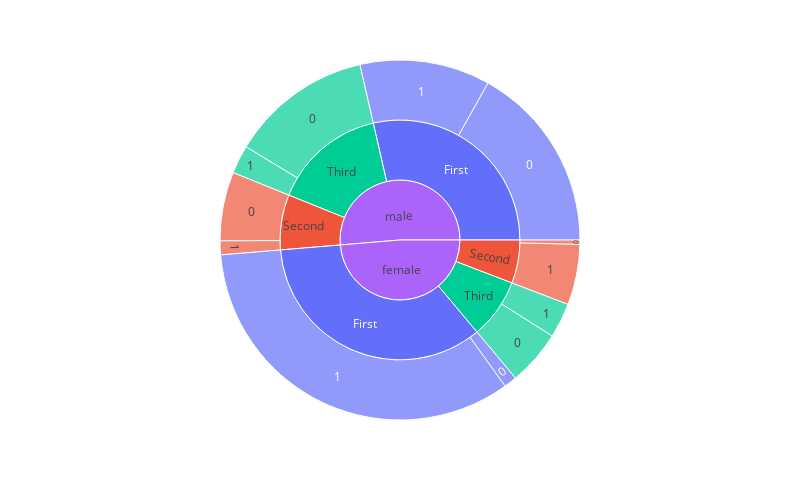

The notebook cell saved with this chart:
### Markdown cell above
# Sunburst Chart

### Code cell
fig = px.sunburst(titanic,path=['sex','class','survived'],values='fare' ,width =800,height=500,color= 'class',
                  color_continuous_scale='RdBu')
fig.show()

### Figure 1 — Plotly figure (JSON) as saved in the notebook; plotly's stock layout.template omitted (floating-point values rounded to 4 significant figures)
{"data": [{"branchvalues": "total", "customdata": [["First"], ["Second"], ["First"], ["Third"], ["Second"], ["Third"], ["Second"], ["Third"], ["Second"], ["First"], ["First"], ["First"], ["(?)"], ["Second"], ["First"], ["Third"], ["Third"], ["Second"], ["Third"], ["(?)"]], "domain": {"x": [0, 1], "y": [0, 1]}, "hovertemplate": "labels=%{label}<br>fare=%{value}<br>parent=%{parent}<br>id=%{id}<br>class=%{customdata[0]}<extra></extra>", "ids": ["male/First/0", "male/Second/0", "female/First/1", "male/Third/1", "male/Second/1", "male/Third", "male/Second", "female/Third", "female/Second", "male/First", "female/First", "female/First/0", "female", "female/Second/1", "male/First/1", "male/Third/0", "female/Third/0", "female/Second/0", "female/Third/1", "male"], "labels": ["0", "0", "1", "1", "1", "Third", "Second", "Third", "Second", "First", "First", "0", "female", "1", "1", "0", "0", "0", "1", "male"], "marker": {"colors": ["#636efa", "#EF553B", "#636efa", "#00cc96", "#EF553B", "#00cc96", "#EF553B", "#00cc96", "#EF553B", "#636efa", "#636efa", "#636efa", "#ab63fa", "#EF553B", "#636efa", "#00cc96", "#00cc96", "#EF553B", "#00cc96", "#ab63fa"]}, "name": "", "parents": ["male/First", "male/Second", "female/First", "male/Third", "male/Second", "male", "male", "female", "female", "male", "female", "female/First", "", "female/Second", "male/First", "male/Third", "female/Third", "female/Second", "female/Third", ""], "type": "sunburst", "values": [4843.0, 1773.0, 9644.0, 732.2, 358.6, 4394.0, 2132.0, 2321.0, 1670.0, 8202.0, 9976.0, 331.8, 13970.0, 1560.0, 3359.0, 3661.0, 1424.0, 109.5, 897.4, 14730.0]}], "layout": {"height": 500, "legend": {"tracegroupgap": 0}, "margin": {"t": 60}, "width": 800}}
